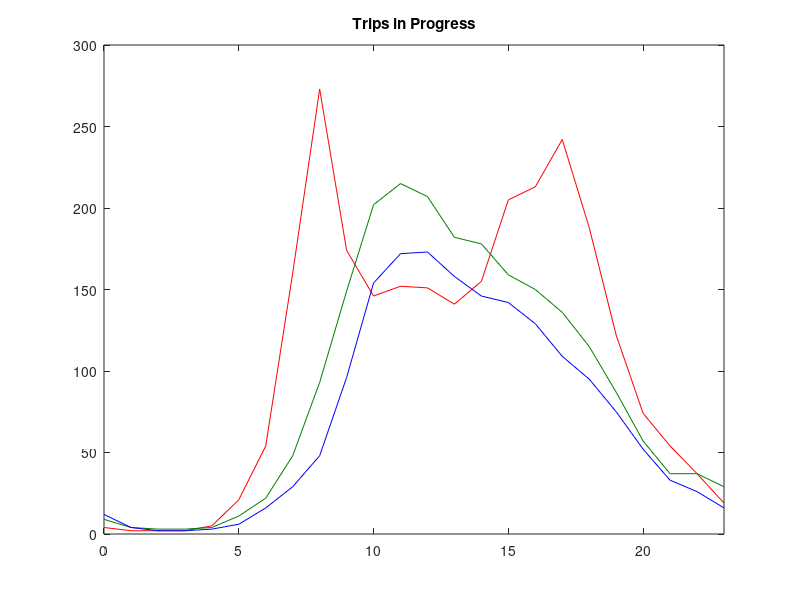
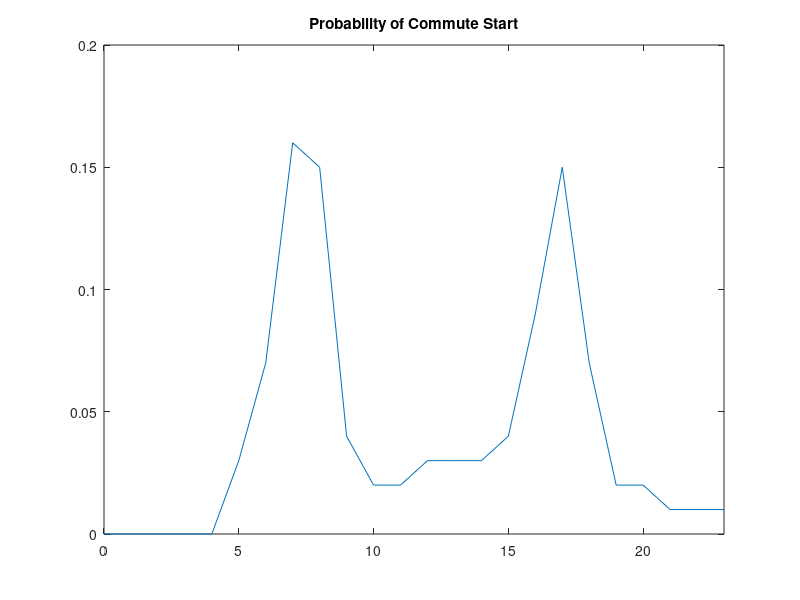
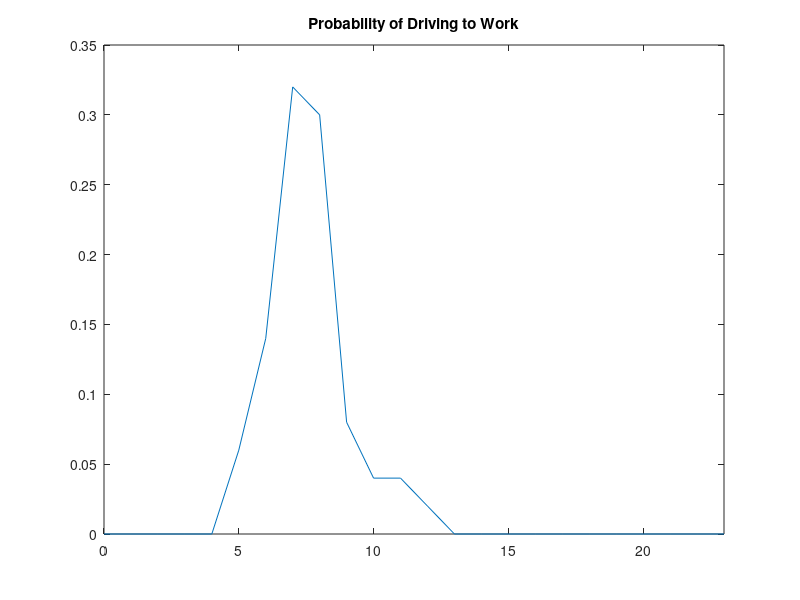
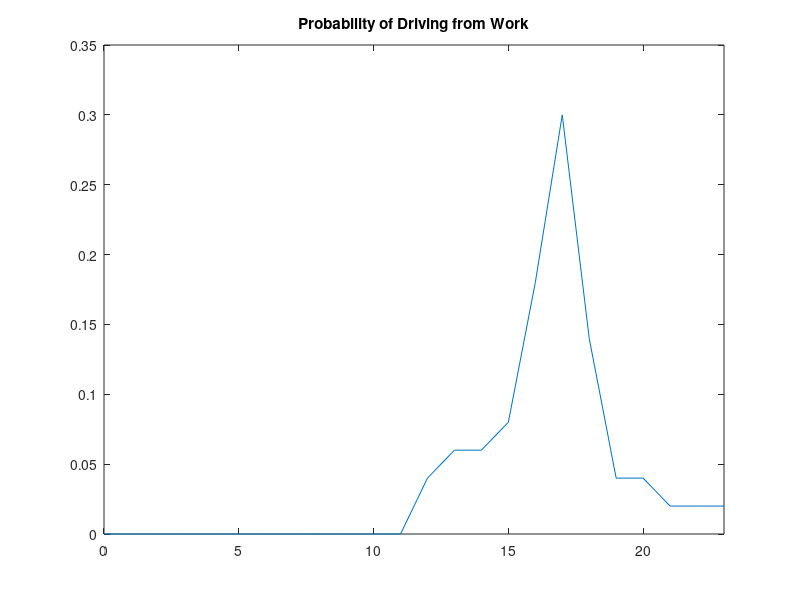

Write the MATLAB code that produced these figures, in order.
close all
%% Trips in progress (car driver trips)
% Time
time = 0:1:23;

% Week day
TiP_WD = [4 2 2  2  5  21  54  160  273  174  146  152  151  141  155  205  213  242  188  122  74  54  37  19];
% Saturday
TiP_Sat = [9  4  3  3  4  11  22  48  93  149  202  215  207  182  178  159  150  136 115 87  57  37  37  29];
% Sunday
TiP_Sun = [ 12  4  2  2  3  6  16  29  48  96  154  172  173  158  146  142  129  109  95  75  52  33  26  16 ];

figure
plot(time,TiP_WD,'r')
hold on
plot(time,TiP_Sat,'color',[0 0.5 0])
plot(time,TiP_Sun,'b')
xlim([0 23])
title('Trips in Progress')
%%
CommuteStart = [0 0 0 0 0 3 7 16 15 4 2 2 3 3 3 4 9 15 7 2 2 1 1 1]/100;
figure
plot(time,CommuteStart)
xlim([0 23])
title('Probability of Commute Start')

ToCommute =   [0 0 0 0 0 3 7 16 15 4 2 2 1 0 0 0 0 0 0 0 0 0 0 0]/50;
FromCommute = [0 0 0 0 0 0 0 0 0 0 0 0 2 3 3 4 9 15 7 2 2 1 1 1]/50;

figure
plot(time,ToCommute)
xlim([0 23])
title('Probability of Driving to Work')

figure
plot(time,FromCommute)
xlim([0 23])
title('Probability of Driving from Work')

%%
ShoppingStart = [0 0 0 0 0 0 0 1 3 8 12 13 11 9.5 9.5 8 7 6 5 4 2 1 0 0]/100;
figure
plot(time,ShoppingStart)
xlim([0 23])
title('Probability of Shopping Start')

ToShopping =    [0 0 0 0 0 0 0 1 2 5 7 7 6 4.5 4.5 3 3 2 2 2 1 0 0 0]/50;
FromShopping =  [0 0 0 0 0 0 0 0 1 3 5 6 5 5 5 5 4 4 3 2 1 1 0 0]/50;

figure
plot(time,ToShopping)
xlim([0 23])
title('Probability of Driving to Shop')

figure
plot(time,FromShopping)
xlim([0 23])
title('Probability of Driving from Shop')